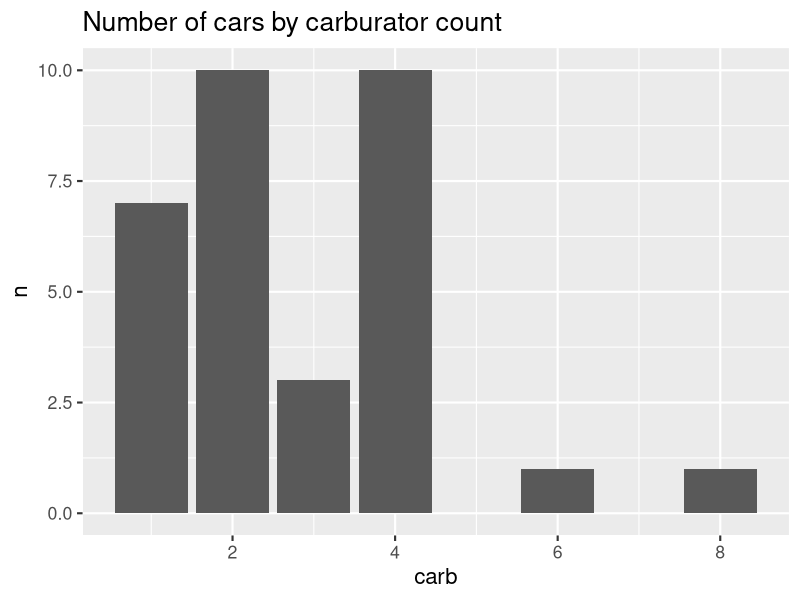

Write the R code that produced this figure.
## ---- chunk 1
knitr::opts_chunk$set(
  message = FALSE,
  collapse = TRUE,
  comment = "#>"
)
library(dplyr)
## ---- chunk 2
library(ggplot2)
count(mtcars, carb) %>%
  ggplot(aes(carb, n)) +
  geom_col() + 
  labs(title="Number of cars by carburator count") + 
  theme_grey(base_size = 16) -> p 
p
